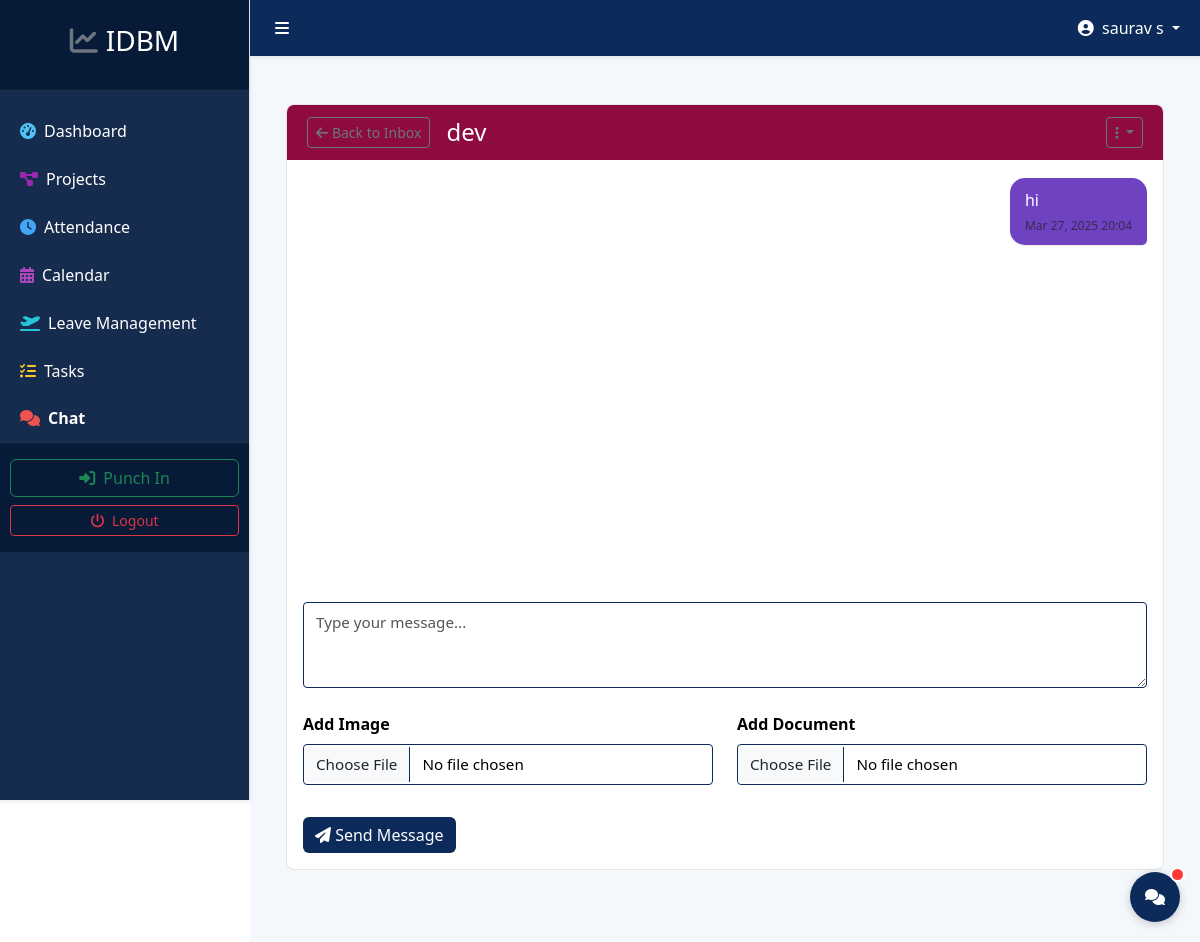
Page /chat/group/3/ (signed in) on the committed database.
### chat/models.py (models this page shows, shortened)
class ChatGroup(models.Model):
    name = models.CharField(max_length=100)
    description = models.TextField(blank=True, null=True)
    members = models.ManyToManyField(User, related_name='chat_groups')
    created_by = models.ForeignKey(User, on_delete=models.SET_NULL, null=True, related_name='created_chat_groups')
    created_at = models.DateTimeField(auto_now_add=True)
    updated_at = models.DateTimeField(auto_now=True)
    class Meta:
        ordering = ['-created_at']

class Message(models.Model):
    sender = models.ForeignKey(User, on_delete=models.CASCADE, related_name='sent_messages')
    receiver = models.ForeignKey(User, on_delete=models.CASCADE, related_name='received_messages', null=True, blank=True)
    group = models.ForeignKey(ChatGroup, on_delete=models.CASCADE, null=True, blank=True, related_name='messages')
    content = models.TextField()
    image = models.ImageField(upload_to='chat_images/', null=True, blank=True)
    document = models.FileField(upload_to='chat_documents/', null=True, blank=True)
    timestamp = models.DateTimeField(default=timezone.now)
    is_read = models.BooleanField(default=False)
    class Meta:
        ordering = ['timestamp']

### chat/views.py (the view)
# urls.py: path('group/<int:group_id>/', views.group_chat, name='group_chat'),
@login_required
def group_chat(request, group_id):
    group = get_object_or_404(ChatGroup, id=group_id)
    if request.user not in group.members.all():
        messages.error(request, "You are not a member of this chat group.")
        return redirect('chat:inbox')
    group_messages = group.messages.all().order_by('timestamp')
    unread_messages = group_messages.filter(is_read=False).exclude(sender=request.user)
    for msg in unread_messages:
        msg.is_read = True
        msg.save()
    if request.method == 'POST':
        form = MessageForm(request.POST, request.FILES)
        if form.is_valid():
            message = form.save(commit=False)
            message.sender = request.user
            message.group = group
            message.save()
            return redirect('chat:group_chat', group_id=group.id)
    else:
        form = MessageForm()
    context = {
        'group': group,
        'group_messages': group_messages,
        'form': form,
    }
    return render(request, 'chat/group_chat.html', context)

### chat/forms.py
class MessageForm(forms.ModelForm):
    class Meta:
        model = Message
        fields = ['content', 'image', 'document']
        widgets = {
            'content': forms.Textarea(attrs={'class': 'form-control border-purple', 'rows': 3, 'placeholder': 'Type your message...'}),
            'image': forms.FileInput(attrs={'class': 'form-control border-purple'}),
            'document': forms.FileInput(attrs={'class': 'form-control border-purple'}),
        }

### accounts/models.py (called while the page is built)
    @property
    def is_admin(self):
        return self.role == 'admin'

    @property
    def is_manager(self):
        return self.role == 'manager'

    @property
    def is_sales_rep(self):
        return self.role == 'sales_rep'

    @property
    def is_ops_manager(self):
        return self.role == 'ops_manager'

    @property
    def is_developer(self):
        return self.role == 'developer'

### employees/context_processors.py (called while the page is built)
def attendance_processor(request):
    context = {}
    if request.user.is_authenticated and not request.user.userprofile.is_admin:
        today = timezone.now().date()
        try:
            today_attendance = Attendance.objects.get(
                employee=request.user,
                date=today
            )
            context['today_attendance'] = today_attendance
        except Attendance.DoesNotExist:
            context['today_attendance'] = None
    return context

### templates/chat/group_chat.html (shortened to what this page needs)
{% extends 'base.html' %}
{% load static %}
{% block content %}
<div class="container-fluid py-4">
    <div class="row">
        <div class="col-12">
            <div class="card">
                <div class="card-header d-flex justify-content-between align-items-center">
                    <div class="d-flex align-items-center">
                        <a href="{% url 'chat:inbox' %}" class="btn btn-sm btn-outline-secondary me-3">
                            <i class="fas fa-arrow-left"></i> Back to Inbox
                        </a>
                        <h4 class="mb-0">{{ group.name }}</h4>
                    </div>
                    <div class="dropdown">
                        <button class="btn btn-sm btn-outline-secondary dropdown-toggle" type="button" id="groupActionsDropdown" data-bs-toggle="dropdown" aria-expanded="false">
                            <i class="fas fa-ellipsis-v"></i>
                        </button>
                    </div>
                </div>
                <div class="card-body">
                    <div class="chat-container mb-4" style="height: 400px; overflow-y: auto; display: flex; flex-direction: column;">
                        {% if group_messages %}
                            {% for message in group_messages %}
                                <div class="message-container {% if message.sender == request.user %}message-sent{% else %}message-received{% endif %} mb-3">
                                    <div class="message-bubble">
                                        <div class="message-content">{{ message.content|linebreaksbr }}</div>
                                        <div class="message-meta text-muted small">
                                            <span>{{ message.timestamp|date:"M d, Y H:i" }}</span>
                                        </div>
                                    </div>
                                </div>
                            {% endfor %}
                        {% else %}
                            <div class="no-messages text-center align-self-center">
                                <i class="fas fa-comments fa-3x mb-3 text-muted"></i>
                                <p>No messages yet in this group. Be the first to send a message!</p>
                            </div>
                        {% endif %}
                    </div>
                    <form method="post" enctype="multipart/form-data" class="message-form">
                        <div class="row">
                            <div class="col-md-12">
                                <div class="form-group">
                                    {{ form.content }}
                                </div>
                            </div>
                        </div>
                        <div class="row mt-2">
                            <div class="col-md-6">
                                <div class="form-group">
                                    <label for="{{ form.image.id_for_label }}" class="form-label">Add Image</label>
                                    {{ form.image }}
                                </div>
                            </div>
                            <div class="col-md-6">
                                <div class="form-group">
                                    <label for="{{ form.document.id_for_label }}" class="form-label">Add Document</label>
                                    {{ form.document }}
                                </div>
                            </div>
                        </div>
                        <div class="row mt-3">
                            <div class="col-md-12">
                                <button type="submit" class="btn btn-primary">
                                    <i class="fas fa-paper-plane"></i> Send Message
                                </button>
                            </div>
                        </div>
                    </form>
                </div>
            </div>
        </div>
    </div>
</div>
{% endblock %}

### templates/base.html (shortened to what this page needs)
<!DOCTYPE html>
<html lang="en">
<head>
    <link href="https://cdn.jsdelivr.net/npm/bootstrap@5.3.0/dist/css/bootstrap.min.css" rel="stylesheet">
    <link rel="stylesheet" href="https://cdnjs.cloudflare.com/ajax/libs/font-awesome/6.4.0/css/all.min.css">
    <link rel="stylesheet" href="https://cdnjs.cloudflare.com/ajax/libs/animate.css/4.1.1/animate.min.css">
    <link rel="stylesheet" href="/static/css/custom.css">
</head>
<body class="text-dark" style="background-color: var(--light-bg);">
    <div class="wrapper">
        {% if user.is_authenticated %}
            {% include 'navigation.html' %}
        {% endif %}
        <div class="main-content {% if user.is_authenticated %}with-sidebar{% endif %}">
            {% if user.is_authenticated %}
                <nav class="navbar navbar-expand-lg navbar-dark shadow-sm" style="background-color: var(--primary);">
                    <div class="container-fluid">
                        <button class="btn btn-link text-white" id="menu-toggle">
                            <i class="fas fa-bars"></i>
                        </button>
                        <ul class="navbar-nav ms-auto">
                            <li class="nav-item dropdown">
                                <a class="nav-link dropdown-toggle text-white" href="#" id="navbarDropdown" role="button" data-bs-toggle="dropdown" aria-expanded="false">
                                    <i class="fas fa-user-circle me-1"></i>
                                    {{ user.get_full_name|default:user.username }}
                                </a>
                            </li>
                        </ul>
                    </div>
                </nav>
            {% endif %}
            <div class="container-fluid p-4">
                {% block content %}{% endblock %}
            </div>
        </div>
    </div>
    {% if user.is_authenticated %}
    <div class="chat-icon-container">
        <div class="chat-icon" id="chatIcon">
            <i class="fas fa-comments"></i>
            <div class="chat-notification" id="chatNotification" style="display: none;"></div>
        </div>
    </div>
    {% endif %}
</body>
</html>

### static/css/custom.css (style rules this page uses)
:root { --primary: #0c2b5b; --primary-light: #1e4a8f; --primary-dark: #071a38; --secondary: #4a86e8; --secondary-light: #6ba1ff; --accent: #ff4757; --dark-bg: #162c4e; --light-bg: #f4f7fc; --light-secondary: #d1e3ff; --light-tertiary: #b8d1ff; --card-bg: #ffffff; --text-dark: #000000; --text-white: #ffffff; --text-medium: #333333; --text-muted: #555555; --success: #28a745; --warning: #ffc107; --danger: #f53b57; --info: #0abde3; --border-color: #d1dbe8; --notification-dot: #ff3838; --form-heading: #8D0B41; }
body { background-color: var(--light-bg); color: var(--text-dark); font-family: 'Segoe UI', Tahoma, Geneva, Verdana, sans-serif; min-height: 100vh; position: relative; }
.text-dark { color: black !important; }
.btn-primary { background-color: var(--primary); color: white; border: none; transition: all 0.3s; }
.border-purple { border-color: var(--primary) !important; }
.bg-grey { background-color: white !important; }
.form-control, .form-select { background-color: white; border: 1px solid #ced4da; color: var(--text-dark); padding: 0.75rem 1rem; font-size: 1rem; line-height: 1.5; border-radius: 0.25rem; }
.form-control::placeholder { color: var(--text-muted); }
.form-label { font-weight: 600; color: black; margin-bottom: 0.5rem; font-size: 1rem; display: block; }
.form-group { margin-bottom: 1.5rem; }
label { font-weight: 600; color: black; margin-bottom: 0.5rem; display: block; }
.form-control, .form-select { padding: 0.5rem 0.75rem; font-size: 0.95rem; }
textarea.form-control { min-height: 80px; max-height: 150px; }
.form-group, .mb-3 { margin-bottom: 1rem !important; }
.chat-icon-container { position: fixed; bottom: 20px; right: 20px; display: flex; flex-direction: row-reverse; z-index: 1000; }
.chat-icon { width: 50px; height: 50px; border-radius: 50%; background-color: var(--primary); color: white; display: flex; align-items: center; justify-content: center; cursor: pointer; margin-left: 10px; box-shadow: 0 2px 10px rgba(0,0,0,0.2); position: relative; transition: all 0.3s ease; }
.chat-notification { position: absolute; top: -5px; right: -5px; width: 15px; height: 15px; border-radius: 50%; background-color: var(--notification-dot); border: 2px solid white; }
.card-header { background-color: var(--form-heading) !important; color: white !important; font-weight: 500; }
.wrapper { display: flex; width: 100%; min-height: 100vh; }
.main-content { width: 100%; min-height: 100vh; transition: all 0.3s; background-color: var(--light-bg); }
.main-content.with-sidebar { margin-left: 250px; }
.card { border-radius: 0.5rem; overflow: hidden; transition: transform 0.3s, box-shadow 0.3s; background-color: white; border: 1px solid rgba(0,0,0,0.1); color: var(--text-dark); margin-bottom: 1.5rem; }
.card-header { border-bottom: 1px solid rgba(0,0,0,0.1); background-color: var(--form-heading) !important; color: white !important; font-weight: 500; padding: 0.75rem 1.25rem; }
.fade-in { animation: fadeIn 0.5s ease-in-out; }

### templates/chat/group_chat.html (style rules this page uses)
.message-container { display: flex; margin-bottom: 15px; }
.message-sent { justify-content: flex-end; }
.message-bubble { max-width: 70%; padding: 10px 15px; border-radius: 15px; box-shadow: 0 1px 2px rgba(0,0,0,0.1); }
.message-sent .message-bubble { background-color: #6f42c1; color: white; border-bottom-right-radius: 5px; }
.message-meta { font-size: 0.75rem; margin-top: 5px; }
.message-sent .message-meta { text-align: right; color: rgba(255,255,255,0.8); }

### rows in the picture
ChatGroup: name "dev"
Message: content "hi", timestamp "Mar 27, 2025 20:04"

### other values in the picture
{{ user.get_full_name|default:user.username }} "saurav s"
